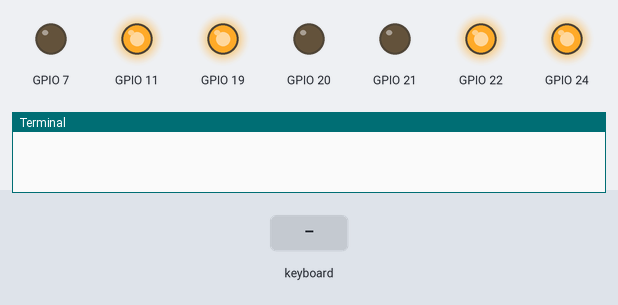
Bench run of a program on a simulated Raspberry Pi (BCM pin numbers). Shown: output pins drawn as LEDs (lit = HIGH), the last lines printed to the terminal. The inputs (shaded band) are chosen by the test bench. Pins used as bus, display or sensor lines are not drawn.

Above: at 1.2 s.
1.3 s: key "s" typed on the keyboard
At 1.6 s:
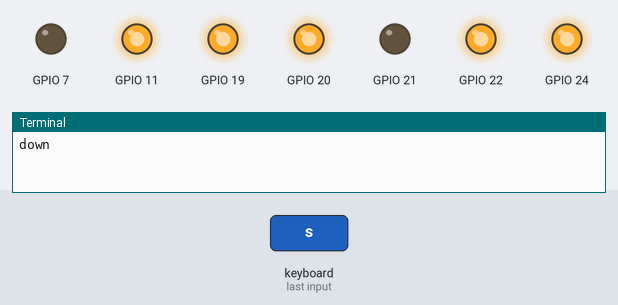
2.8 s: key "a" typed on the keyboard
At 4.0 s:
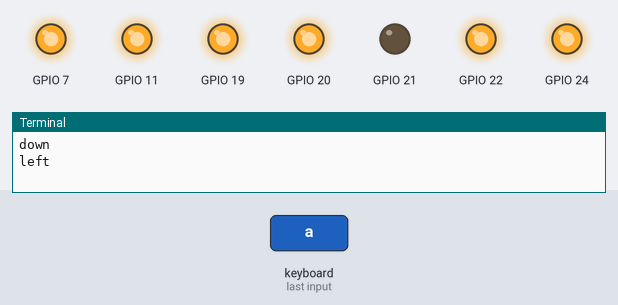
4.3 s: key "w" typed on the keyboard
At 5.1 s:
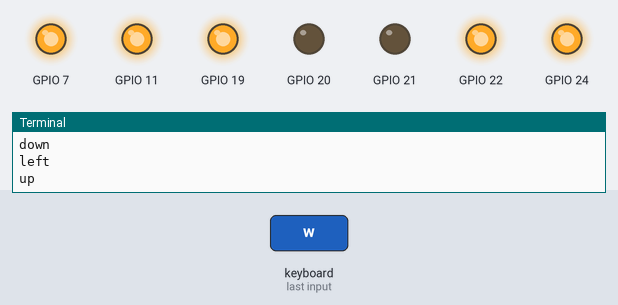
5.8 s: key "z" typed on the keyboard
At 6.3 s:
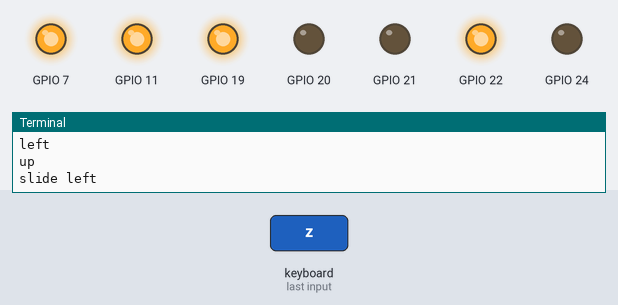
7.3 s: key "d" typed on the keyboard
At 8.5 s:
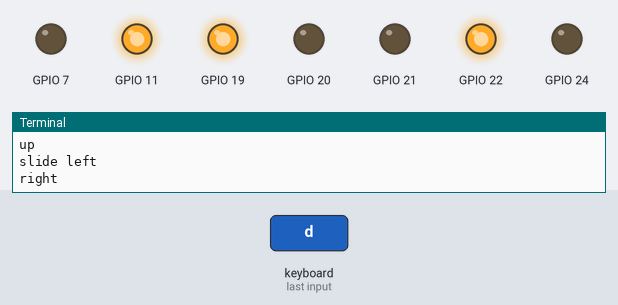
8.8 s: key "s" typed on the keyboard
At 9.8 s:
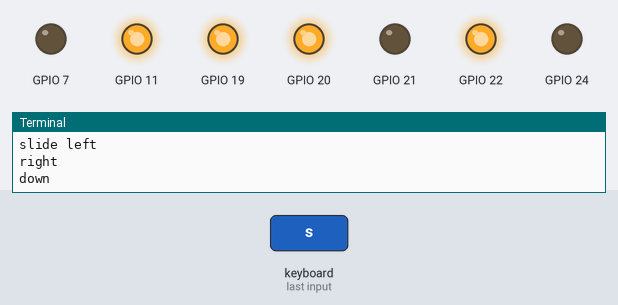
Timing chart, 0 to 11.3 s (numbered marks = the images above; inputs shaded):
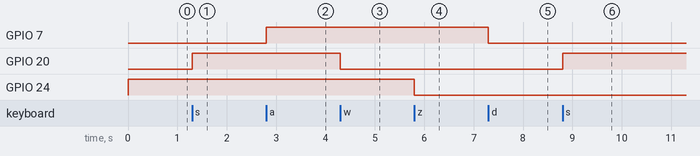

Measured:
- after the input at 1.3 s, GPIO 20: LOW → HIGH at once
- after the input at 2.8 s, GPIO 7: LOW → HIGH at once
- after the input at 4.3 s, GPIO 20: HIGH → LOW at once
- after the input at 5.8 s, GPIO 24: HIGH → LOW at once
- after the input at 7.3 s, GPIO 7: HIGH → LOW at once
- after the input at 8.8 s, GPIO 20: LOW → HIGH at once

The program:

Cameraslider_live_control.py
```python
import getch
import RPi.GPIO as GPIO
import time
# start application with python3


SlideStepPin = 23
PanStepPin = 8
TiltStepPin = 16

GPIO.setmode(GPIO.BCM)

GPIO.setup(21,GPIO.OUT)

GPIO.setup(SlideStepPin,GPIO.OUT)#step pin
GPIO.setup(24,GPIO.OUT)#dir pin

GPIO.setup(PanStepPin,GPIO.OUT)#step pin
GPIO.setup(7,GPIO.OUT)#dir pin

GPIO.setup(TiltStepPin,GPIO.OUT)#step pin
GPIO.setup(20,GPIO.OUT)#dir pin

GPIO.setup(22,GPIO.OUT)
GPIO.setup(11,GPIO.OUT)
GPIO.setup(19,GPIO.OUT)

GPIO.output(24,GPIO.HIGH)
GPIO.output(7,GPIO.LOW)
GPIO.output(20,GPIO.LOW)
GPIO.output(21,GPIO.LOW)

GPIO.output(22,GPIO.HIGH)
GPIO.output(11,GPIO.HIGH)
GPIO.output(19,GPIO.HIGH)

stepsize = 1
try:
    while True:
        choice = getch.getch()
        if choice == "w":
            print("up")
            for x in range (0,stepsize):
                GPIO.output(20,GPIO.LOW)
                GPIO.output(TiltStepPin,GPIO.LOW)
                time.sleep(0.001)
                GPIO.output(TiltStepPin,GPIO.HIGH)
                time.sleep(0.001)
        if choice == "s":
            print("down")
            for x in range (0,stepsize):
                GPIO.output(20,GPIO.HIGH)
                GPIO.output(TiltStepPin,GPIO.LOW)
                time.sleep(0.001)
                GPIO.output(TiltStepPin,GPIO.HIGH)
                time.sleep(0.001)
        if choice == "a":
            print("left")
            for x in range (0,stepsize):
                GPIO.output(7,GPIO.HIGH)
                GPIO.output(PanStepPin,GPIO.LOW)
                time.sleep(0.001)
                GPIO.output(PanStepPin,GPIO.HIGH)
                time.sleep(0.001)
        if choice == "d":
            print("right")
            for x in range (0,stepsize):
                GPIO.output(7,GPIO.LOW)
                GPIO.output(PanStepPin,GPIO.LOW)
                time.sleep(0.001)
                GPIO.output(PanStepPin,GPIO.HIGH)
                time.sleep(0.001)
        if choice == "z":
            print("slide left")
            GPIO.output(24,GPIO.LOW)
            for x in range (0,stepsize):
                GPIO.output(SlideStepPin,GPIO.LOW)
                time.sleep(0.001)
                GPIO.output(SlideStepPin,GPIO.HIGH)
                time.sleep(0.001)
        if choice == "x":
            print("slide right")
            GPIO.output(24,GPIO.HIGH)
            for x in range (0,stepsize):
                GPIO.output(SlideStepPin,GPIO.LOW)
                time.sleep(0.001)
                GPIO.output(SlideStepPin,GPIO.HIGH)
                time.sleep(0.001)
        if choice == "1":
            print("right")
            stepsize = int(choice)
        if choice == "2":
            print("right")
            stepsize = int(choice)*2
except:
    print("exit")
    GPIO.cleanup()
```
